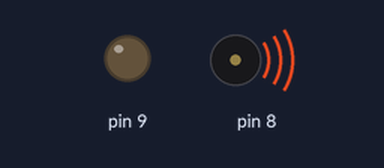
A sketch run on a simulated Arduino Uno, built with avr-gcc and run on an emulated ATmega328P. Parts: output pins drawn as LEDs (lit = HIGH), buzzer (waves = sounding).

Above: at 0.7 s.
At 11.5 s:
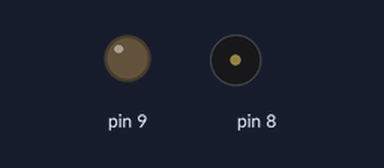
Timing chart, 0 to 18.6 s (numbered marks = the images above):
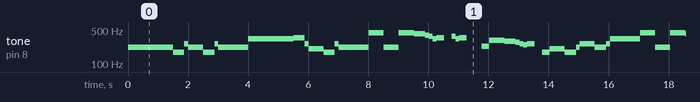

The sketch:

StarWars.ino
```cpp
// NB: ALL NOTES DEFINED WITH STANDARD ENGLISH NAMES, EXCEPT FROM "A"
//THAT IS CALLED WITH THE ITALIAN NAME "LA" BECAUSE A0,A1...ARE THE ANALOG PINS ON ARDUINO.
// (Ab IS CALLED Ab AND NOT LAb)
#define  C0 16.35
#define Db0 17.32
#define D0  18.35
#define Eb0 19.45
#define E0  20.60
#define F0  21.83
#define Gb0 23.12
#define G0  24.50
#define Ab0 25.96
#define LA0 27.50
#define Bb0 29.14
#define B0  30.87
#define C1  32.70
#define Db1 34.65
#define D1  36.71
#define Eb1 38.89
#define E1  41.20
#define F1  43.65
#define Gb1 46.25
#define G1  49.00
#define Ab1 51.91
#define LA1 55.00
#define Bb1 58.27
#define B1  61.74
#define C2  65.41
#define Db2 69.30
#define D2  73.42
#define Eb2 77.78
#define E2  82.41
#define F2  87.31
#define Gb2 92.50
#define G2  98.00
#define Ab2 103.83
#define LA2 110.00
#define Bb2 116.54
#define B2  123.47
#define C3  130.81
#define Db3 138.59
#define D3  146.83
#define Eb3 155.56
#define E3  164.81
#define F3  174.61
#define Gb3 185.00
#define G3  196.00
#define Ab3 207.65
#define LA3 220.00
#define Bb3 233.08
#define B3  246.94
#define C4  261.63
#define Db4 277.18
#define D4  293.66
#define Eb4 311.13
#define E4  329.63
#define F4  349.23
#define Gb4 369.99
#define G4  392.00
#define Ab4 415.30
#define LA4 440.00
#define Bb4 466.16
#define B4  493.88
#define C5  523.25
#define Db5 554.37
#define D5  587.33
#define Eb5 622.25
#define E5  659.26
#define F5  698.46
#define Gb5 739.99
#define G5  783.99
#define Ab5 830.61
#define LA5 880.00
#define Bb5 932.33
#define B5  987.77
#define C6  1046.50
#define Db6 1108.73
#define D6  1174.66
#define Eb6 1244.51
#define E6  1318.51
#define F6  1396.91
#define Gb6 1479.98
#define G6  1567.98
#define Ab6 1661.22
#define LA6 1760.00
#define Bb6 1864.66
#define B6  1975.53
#define C7  2093.00
#define Db7 2217.46
#define D7  2349.32
#define Eb7 2489.02
#define E7  2637.02
#define F7  2793.83
#define Gb7 2959.96
#define G7  3135.96
#define Ab7 3322.44
#define LA7 3520.01
#define Bb7 3729.31
#define B7  3951.07
#define C8  4186.01
#define Db8 4434.92
#define D8  4698.64
#define Eb8 4978.03
// DURATION OF THE NOTES
#define BPM 120    //  you can change this value changing all the others
#define H 2*Q //half 2/4
#define Q 60000/BPM //quarter 1/4
#define E Q/2   //eighth 1/8
#define S Q/4 // sixteenth 1/16
#define W 4*Q // whole 4/4

float note[] [6]= {
  {LA3, LA3, LA3, F3, C4},
  {LA3,F3, C4, LA3},
  {E4, E4, E4, F4, C4},
  {Ab3, F3, C4, LA3},
  {LA4, LA3, LA3, LA4, Ab4, G4},
  {Gb4, E4, F4},     ////666666
  {Bb3, Eb4, D4, Db4},
  {C4, B3, C4},   //////888888
  {F3, Ab3, F3, LA3},
  {C4, LA3, C4, E4},
  {LA4, LA3, LA3, LA4, Ab4, G4},
  {Gb4, E4, F4},   ///////12 12 12
  {Bb3, Eb4, D4, Db4},
  {C4, B3, C4},     ////// 14 14 14
  {F3, Ab3, F3, C4},
  {LA3, F3, C4, LA3}
};
float Delay[] [6]= {
  {Q, Q, Q, E+S, S},
  {Q, E+S, S, H},
  {Q, Q, Q, E+S, S},
  {Q, E+S, S, H},
  {Q, E+S, S, Q, E+S, S},
  {S, S, E, E},   //6
  {E, Q, E+S, S},
  {S, S, E},   /// 8888
  {E, Q, E+S, S},
  {Q, E+S, S, H},
  {Q, E+S, S, Q, E+S, S},
  {S, S, E},   /// 12 12 12
  {E, Q, E+S, S},
  {S, S, E},    // 14 14 14
  {E, Q, E+S, S},
  {Q, E+S, S, H}
};


int i = 0;
int j = 0;


void setup() {
pinMode(8, OUTPUT);
pinMode(9, OUTPUT);
digitalWrite(9,LOW);
}

void loop() {

for ( i = 0; i < 16; i++)
{
  j = 0;
  while (Delay[i] [j] != 0)
  {
  tone(8,note[i][j],Delay[i][j]);
  delay (Delay[i][j]+1);
  j++;
  }


  if ( (i == 5) || (i == 7) || (i == 11) || (i == 13))
  delay (Delay[i][j-1]+1);

  if (i == 15)
  delay (Delay[i][j-1]*2);
}


if (i == 16)
{
i = 0;
digitalWrite(8,LOW);
delay(1000);
}

}
```

Measured:
- by itself, tone on pin 8: plays 220 Hz for 1.5 s, 174 Hz for 0.38 s, 261 Hz for 0.13 s, 220 Hz for 0.50 s, 174 Hz for 0.38 s, 261 Hz for 0.13 s … (302 notes in this stretch)
